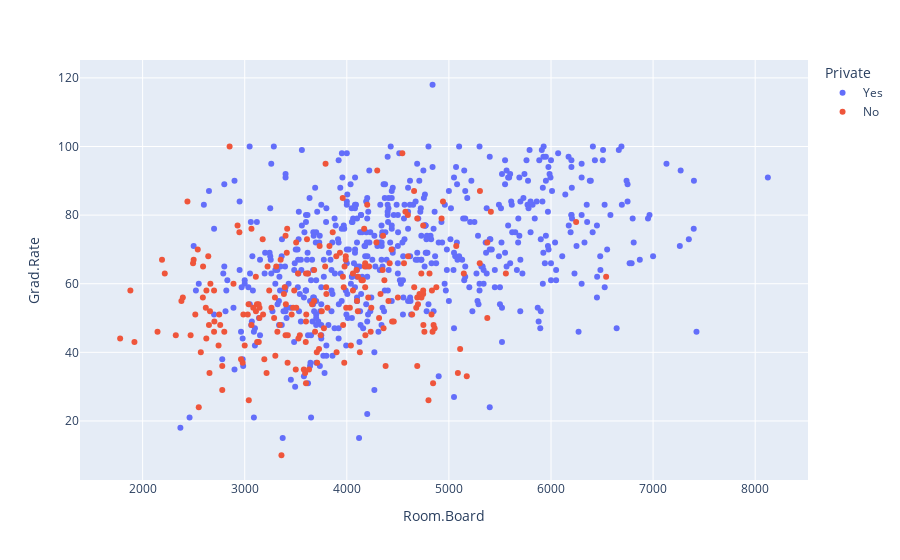

Here is the notebook cell this chart was saved with:
### Markdown cell above
## Create a scatterplot of Grad.Rate versus Room.Board where the points are colored by the Private column.

### Code cell
px.scatter(df, x=df['Room.Board'], y=df['Grad.Rate'],color=df['Private'])

### Figure 1 — Plotly figure (JSON) as saved in the notebook; plotly's stock layout.template omitted (floating-point values rounded to 4 significant figures; data arrays with more than 128 entries replaced by an {"elided": "..."} marker saying what was removed)
{"data": [{"hovertemplate": "Private=Yes<br>Room.Board=%{x}<br>Grad.Rate=%{y}<extra></extra>", "legendgroup": "Yes", "marker": {"color": "#636efa", "symbol": "circle"}, "mode": "markers", "name": "Yes", "orientation": "v", "showlegend": true, "type": "scatter", "x": {"elided": "565 int values"}, "xaxis": "x", "y": {"elided": "565 int values"}, "yaxis": "y"}, {"hovertemplate": "Private=No<br>Room.Board=%{x}<br>Grad.Rate=%{y}<extra></extra>", "legendgroup": "No", "marker": {"color": "#EF553B", "symbol": "circle"}, "mode": "markers", "name": "No", "orientation": "v", "showlegend": true, "type": "scatter", "x": {"elided": "212 int values"}, "xaxis": "x", "y": {"elided": "212 int values"}, "yaxis": "y"}], "layout": {"legend": {"title": {"text": "Private"}, "tracegroupgap": 0}, "margin": {"t": 60}, "xaxis": {"anchor": "y", "domain": [0, 1], "title": {"text": "Room.Board"}}, "yaxis": {"anchor": "x", "domain": [0, 1], "title": {"text": "Grad.Rate"}}}}
